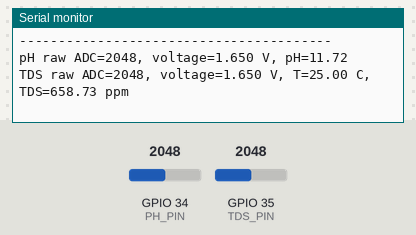
Simulated run of this sketch. Board: ESP32. Shown: the last lines printed to the serial monitor. Inputs (shaded band) come from the test bench; at power-on: GPIO 35 (TDS_PIN) = 2048, GPIO 34 (PH_PIN) = 2048 (analog values on the 0–4095 scale). WiFi joins after 1.5 s; servers stay silent unless stated; uploads are accepted with an empty reply.

Above: at 3.8 s.
3.9 s: GPIO 35 (TDS_PIN) set to 10
At 6.0 s:
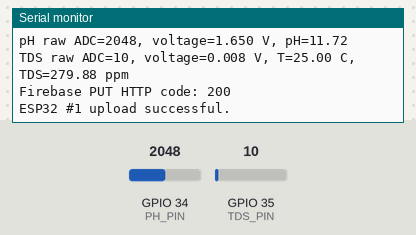
6.9 s: GPIO 35 (TDS_PIN) set to 7
At 7.6 s:
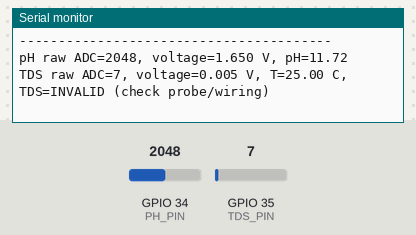
Timing chart, 0 to 9.9 s (numbered marks = the images above; inputs shaded):
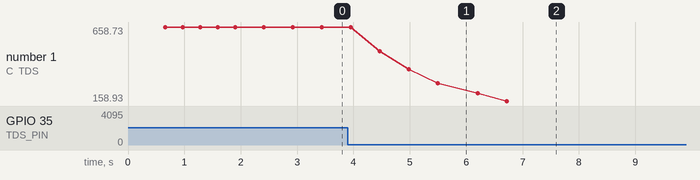

Measured:
- the behaviour switches between 9 and 8 on GPIO 35 (TDS_PIN) (found by bisection; images 1 and 2)
- after the input at 3.9 s, the serial monitor: prints a new line after 0.57 s (image 1)
- after the input at 6.9 s, the serial monitor: prints a new line after 0.33 s (image 2)
- plotted number 1: 658.73 → 158.93 after the input at 3.9 s

The sketch:

ESP32_1_Final.ino
```cpp
/*
  ESP32 #1 - pH + TDS
  Keeps the existing Firebase paths and JSON keys so the current backend/app
  does not need to be changed.

  Pins retained from the supplied project:
    pH  -> GPIO 34
    TDS -> GPIO 35

  IMPORTANT:
  - The pH conversion below preserves the project's existing approximate
    formula. Calibrate it with known pH buffer solutions before relying on it.
  - The TDS formula assumes a compatible analog TDS module. Calibrate against
    a reference solution/meter.
  - This code cannot determine whether a probe is out of water unless that
    sensor/module provides a defined electrical indication of that condition.
*/

#include <WiFi.h>
#include <HTTPClient.h>
#include <math.h>

const char* ssid = "shahdhi";
const char* password = "12345678";

const char* firebaseURL =
  "https://ai-water-quality-monitor-f6dc4-default-rtdb.asia-southeast1.firebasedatabase.app/sensors/esp32_1.json";
const char* temperatureURL =
  "https://ai-water-quality-monitor-f6dc4-default-rtdb.asia-southeast1.firebasedatabase.app/sensors/esp32_2/Temperature.json";

#define PH_PIN 34
#define TDS_PIN 35

constexpr int SAMPLE_COUNT = 9; // median filter sample count
const unsigned long WIFI_RETRY_INTERVAL_MS = 10000;
const unsigned long UPLOAD_INTERVAL_MS = 5000;
unsigned long lastWifiRetry = 0;
unsigned long lastUpload = 0;

float smoothedPH = NAN;
float smoothedTDS = NAN;
const float FILTER_ALPHA = 0.25f; // lower = smoother, but slower to respond

void connectWiFi() {
  if (WiFi.status() == WL_CONNECTED) return;
  if (millis() - lastWifiRetry < WIFI_RETRY_INTERVAL_MS) return;
  lastWifiRetry = millis();
  Serial.print("Connecting to Wi-Fi...");
  WiFi.mode(WIFI_STA);
  WiFi.begin(ssid, password);
}

void sortFloats(float* values, int n) {
  for (int i = 1; i < n; i++) {
    float key = values[i];
    int j = i - 1;
    while (j >= 0 && values[j] > key) {
      values[j + 1] = values[j];
      j--;
    }
    values[j + 1] = key;
  }
}

// Median of calibrated ADC millivolt samples reduces isolated spikes.
float readMedianVoltage(int pin, int* medianRaw = nullptr) {
  float mv[SAMPLE_COUNT];
  int raw[SAMPLE_COUNT];
  for (int i = 0; i < SAMPLE_COUNT; i++) {
    raw[i] = analogRead(pin);
    mv[i] = (float)analogReadMilliVolts(pin);
    delay(8);
  }
  sortFloats(mv, SAMPLE_COUNT);
  // Sort raw values separately for the reported median raw ADC reading.
  for (int i = 1; i < SAMPLE_COUNT; i++) {
    int key = raw[i];
    int j = i - 1;
    while (j >= 0 && raw[j] > key) {
      raw[j + 1] = raw[j];
      j--;
    }
    raw[j + 1] = key;
  }
  if (medianRaw) *medianRaw = raw[SAMPLE_COUNT / 2];
  return mv[SAMPLE_COUNT / 2] / 1000.0f;
}

float smoothValue(float current, float &previous) {
  if (!isfinite(previous)) previous = current;
  else previous = FILTER_ALPHA * current + (1.0f - FILTER_ALPHA) * previous;
  return previous;
}

bool isAnalogReadingPlausible(int raw, float voltage) {
  // Only catches ADC rails/open-circuit extremes. It cannot prove that a probe
  // is immersed in water; the sensor's output can be valid electrically but
  // unsuitable for a water measurement while dry.
  return raw > 8 && raw < 4087 && isfinite(voltage) && voltage >= 0.0f && voltage <= 3.30f;
}

bool getTemperatureFromFirebase(float &temperature) {
  if (WiFi.status() != WL_CONNECTED) return false;

  HTTPClient http;
  http.setTimeout(2500);
  if (!http.begin(temperatureURL)) return false;
  int code = http.GET();
  if (code != HTTP_CODE_OK) {
    Serial.printf("Temperature Firebase GET failed: %d\n", code);
    http.end();
    return false;
  }

  String response = http.getString();
  http.end();
  response.trim();
  if (response.length() == 0 || response == "null") return false;

  char* endPtr = nullptr;
  float parsed = strtof(response.c_str(), &endPtr);
  if (endPtr == response.c_str() || !isfinite(parsed) || parsed < -20.0f || parsed > 80.0f) {
    return false;
  }
  temperature = parsed;
  return true;
}

void uploadReadings(float pH, float tds) {
  if (WiFi.status() != WL_CONNECTED) {
    Serial.println("Wi-Fi unavailable; readings not uploaded this cycle.");
    return;
  }

  HTTPClient http;
  http.setTimeout(4000);
  if (!http.begin(firebaseURL)) {
    Serial.println("Could not start Firebase request.");
    return;
  }
  http.addHeader("Content-Type", "application/json");

  // Keep the same Firebase fields used by the existing backend/application.
  String json = "{\"pH\":" + String(pH, 2) +
                ",\"TDS\":" + String(tds, 2) +
                ",\"source_type\":\"ESP32_1\","
                "\"source_description\":\"pH and TDS Sensors\"}";

  int code = http.PUT(json);
  Serial.printf("Firebase PUT HTTP code: %d\n", code);
  if (code == HTTP_CODE_OK) Serial.println("ESP32 #1 upload successful.");
  else Serial.println(http.getString());
  http.end();
}

void setup() {
  Serial.begin(115200);
  delay(500);
  analogReadResolution(12);
  analogSetPinAttenuation(PH_PIN, ADC_11db);
  analogSetPinAttenuation(TDS_PIN, ADC_11db);

  WiFi.mode(WIFI_STA);
  WiFi.setAutoReconnect(true);
  WiFi.begin(ssid, password);

  Serial.println("\nESP32 #1 - pH + TDS (filtered readings)");
  Serial.println("Pins: pH GPIO34, TDS GPIO35");
}

void loop() {
  connectWiFi();

  int phRaw = 0;
  int tdsRaw = 0;
  float phVoltage = readMedianVoltage(PH_PIN, &phRaw);
  float tdsVoltage = readMedianVoltage(TDS_PIN, &tdsRaw);

  bool phPlausible = isAnalogReadingPlausible(phRaw, phVoltage);
  bool tdsPlausible = isAnalogReadingPlausible(tdsRaw, tdsVoltage);

  // Preserve the original project's pH conversion. Calibration is required.
  float pH = NAN;
  if (phPlausible) {
    float rawPH = 7.0f + ((2.50f - phVoltage) / 0.18f);
    if (rawPH >= 0.0f && rawPH <= 14.0f) pH = smoothValue(rawPH, smoothedPH);
  }

  float temperature = 25.0f;
  bool tempAvailable = getTemperatureFromFirebase(temperature);
  if (!tempAvailable) {
    // Use 25 C only as a fallback for the TDS temperature compensation.
    // This avoids blocking pH/TDS uploads when ESP32 #2 is briefly offline.
    temperature = 25.0f;
    Serial.println("Temperature unavailable; TDS compensation assumes 25 C.");
  }

  float tds = NAN;
  if (tdsPlausible) {
    float coefficient = 1.0f + 0.02f * (temperature - 25.0f);
    float compensatedVoltage = tdsVoltage / coefficient;
    float rawTDS = (133.42f * powf(compensatedVoltage, 3) -
                    255.86f * powf(compensatedVoltage, 2) +
                    857.39f * compensatedVoltage) * 0.5f;
    if (isfinite(rawTDS) && rawTDS >= 0.0f && rawTDS <= 5000.0f) {
      tds = smoothValue(rawTDS, smoothedTDS);
    }
  }

  Serial.println("----------------------------------------");
  Serial.printf("pH raw ADC=%d, voltage=%.3f V, pH=", phRaw, phVoltage);
  if (isfinite(pH)) Serial.println(pH, 2); else Serial.println("INVALID (check probe/wiring)");
  Serial.printf("TDS raw ADC=%d, voltage=%.3f V, T=%.2f C, TDS=", tdsRaw, tdsVoltage, temperature);
  if (isfinite(tds)) Serial.printf("%.2f ppm\n", tds); else Serial.println("INVALID (check probe/wiring)");

  // Do not write made-up zero values to Firebase. Keep the existing schema and
  // upload only when both measurements pass basic electrical/range checks.
  if (millis() - lastUpload >= UPLOAD_INTERVAL_MS) {
    lastUpload = millis();
    if (isfinite(pH) && isfinite(tds)) uploadReadings(pH, tds);
    else Serial.println("Upload skipped: one or more analog readings are invalid.");
  }
  delay(150);
}
```
